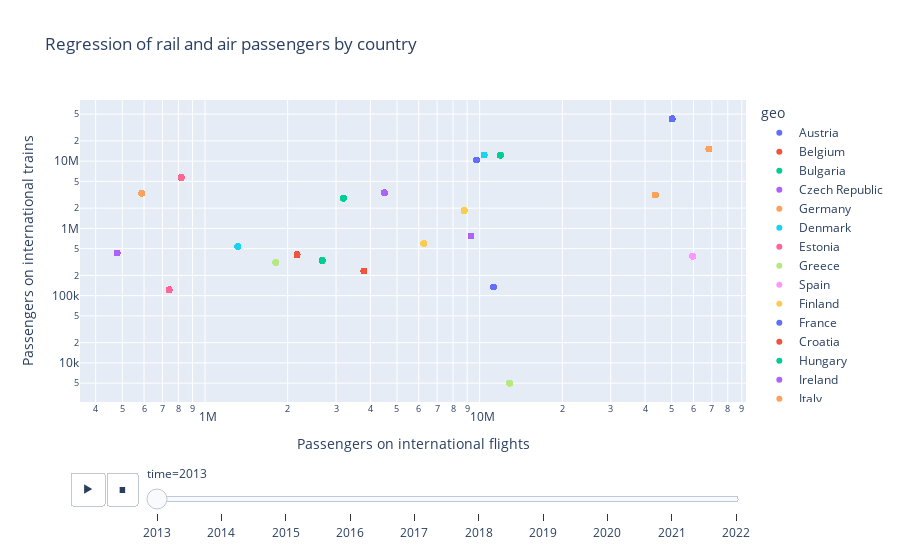

The notebook cell saved with this chart:
### Markdown cell above
Assign different colours, logaritmic scale, hover and (axis) titles

### Code cell
# Calculate the maximum x and y values
max_x = matched_data['obs_value_air'].max()
max_y = matched_data['obs_value_train'].max()

# Create a scatter plot with a slider for time using Plotly Express
fig = px.scatter(
    matched_data,
    x='obs_value_air',
    y='obs_value_train',
    # Use the two following lines of code when you do not want to use the logaritmic scale:
    # range_x=[0, matched_data['obs_value_air'].max()],
    # range_y=[0, matched_data['obs_value_train'].max()],
    animation_frame='time',  # Specify the 'time' column for animation
    title="Regression of rail and air passengers by country",
    color='geo',
    hover_name='geo',
    log_x=True,
    log_y=True,
    labels={
        'obs_value_air':'Passengers on international flights',
        'obs_value_train':'Passengers on international trains'
        }
)

fig.show()
